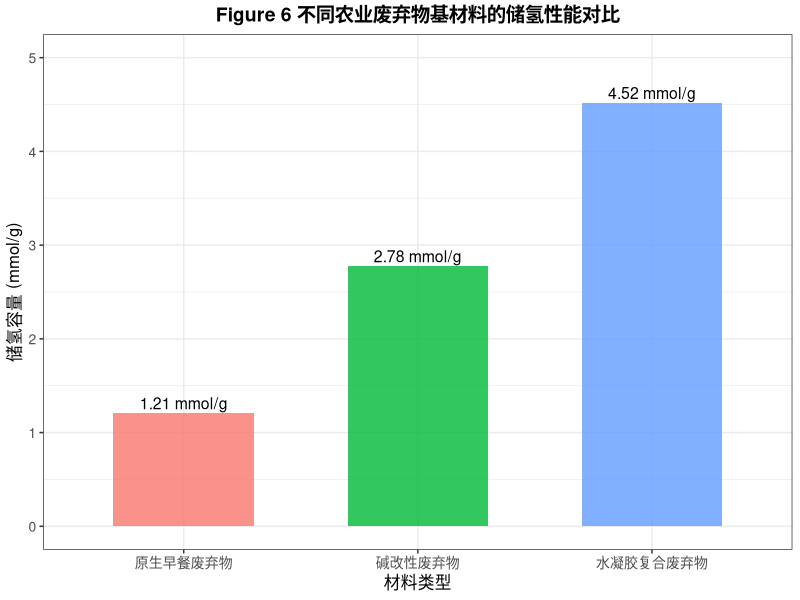
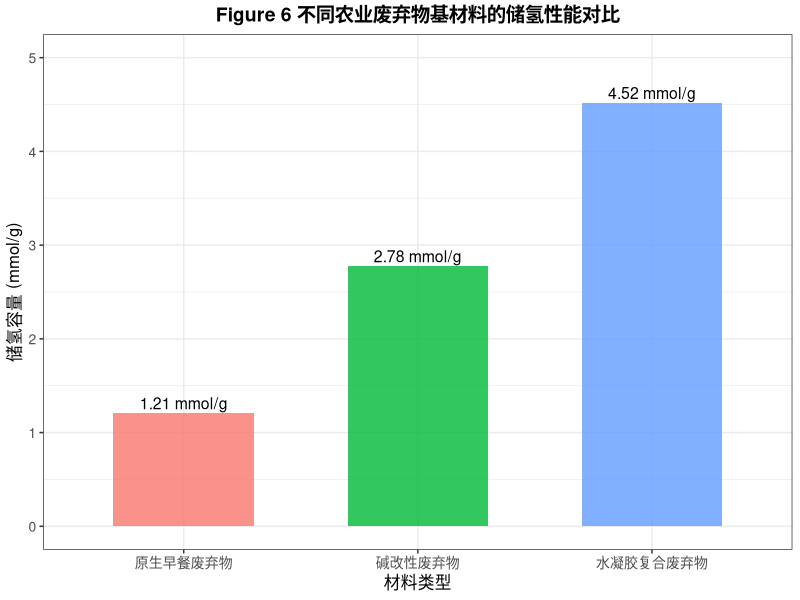

The R source for these figures, in order:
# 农业废弃物资源化利用 - 论文Figure 6 复现脚本
library(ggplot2)
library(dplyr)
library(readr)

# 1. 读取预处理后的数据
data <- read_csv("../data/processed/agri_waste_processed_data.csv")

# 2. 生成论文Figure 6：储氢性能对比图（匹配论文原图）
h2_data <- data.frame(
  材料类型 = factor(c("原生早餐废弃物", "碱改性废弃物", "水凝胶复合废弃物"), 
                   levels = c("原生早餐废弃物", "碱改性废弃物", "水凝胶复合废弃物")),
  储氢容量_mmol_g = c(1.21, 2.78, 4.52),
  循环稳定性 = c(62, 85, 94)
)

# 3. 绘制论文Figure 6 储氢性能对比柱状图
p <- ggplot(h2_data, aes(x = 材料类型, y = 储氢容量_mmol_g, fill = 材料类型)) +
  geom_col(width = 0.6, alpha = 0.8) +
  geom_text(aes(label = paste0(储氢容量_mmol_g, " mmol/g")), vjust = -0.3, size = 4) +
  labs(
    title = "Figure 6 不同农业废弃物基材料的储氢性能对比",
    x = "材料类型",
    y = "储氢容量 (mmol/g)"
  ) +
  theme_bw() +
  theme(
    plot.title = element_text(hjust = 0.5, size = 14, face = "bold"),
    axis.title = element_text(size = 12),
    axis.text = element_text(size = 10),
    legend.position = "none"
  ) +
  ylim(0, 5)

# 4. 确保输出目录存在
if (!dir.exists("../results/figures")) {
  dir.create("../results/figures", recursive = TRUE)
}

# 5. 保存图片（匹配论文格式）
ggsave("../results/figures/h2_storage_comparison.png", plot = p, width = 8, height = 5, dpi = 300)

print("✅ 论文Figure 6 复现完成！")
print("图片已保存至：results/figures/h2_storage_comparison.png")
print(p)
